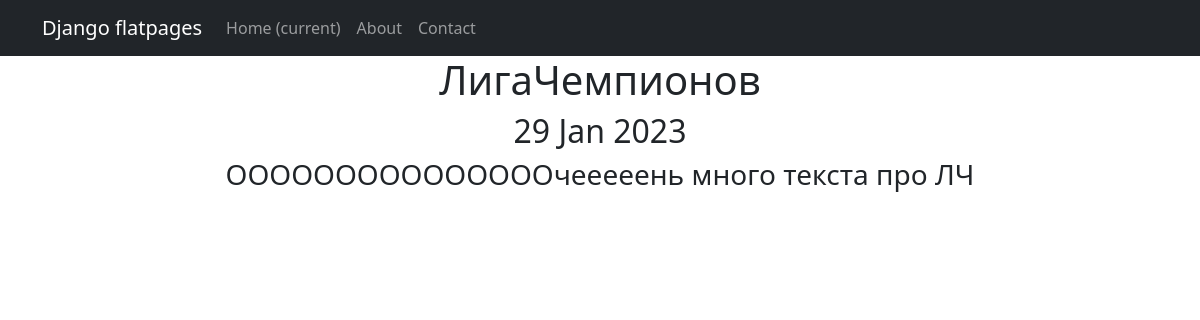
The page /news/2 on the database its author committed.
### news/models.py (models this page shows, shortened)
class Post(models.Model):
    author = models.ForeignKey(Author, on_delete=models.CASCADE)
    NEWS = 'NW'
    ARTICLE = 'AR'
    CATEGORY_CHOICES = (
        (NEWS, 'Новость'),
        (ARTICLE, 'Статья'),
    )
    categoryType = models.CharField(max_length=2, choices=CATEGORY_CHOICES, default=ARTICLE)
    dateCreation = models.DateTimeField(auto_now_add=True)
    postCategory = models.ManyToManyField(Category, through='PostCategory')
    title = models.CharField(max_length=128)
    text = models.TextField()
    rating = models.SmallIntegerField(default=0)

### news/views.py (the view)
# urls.py: path('<int:pk>', NewsDetail.as_view()),
class NewsDetail(DetailView):
    model = Post
    template_name = 'new.html'
    context_object_name = 'news'

### templates/new.html (shortened to what this page needs)
{% extends 'flatpages/default.html' %}
{% block content %}
<h1>{{ news.title }}</h1>
<h2>{{ news.dateCreation|date:'d M Y' }}</h2>
<h3>{{ news.text }}</h3>
{% endblock content %}

### rows shown on the page
Post: title "ЛигаЧемпионов", dateCreation "29 Jan 2023", text "ОООООООООООООООчееееень много текста про ЛЧ"
